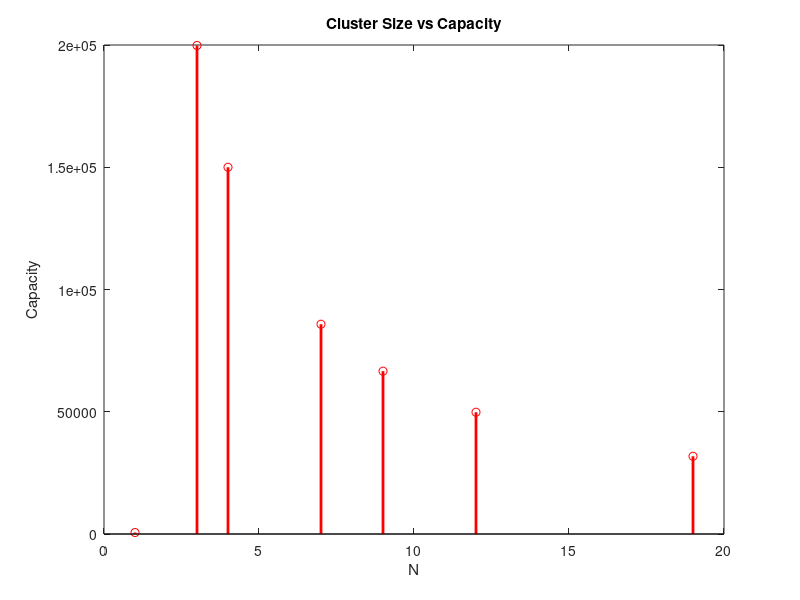

Here is the MATLAB script that generated this plot:
clc
clear all
close all

B=30e6;b=50e3; %B - total BW and b - channel BW
N = [1 3 4 7 9 12 19];
% N = [1 3 4 7 9 12 13 16 19 21];


area = 2000; cellArea = 2;

nChannels=B/b; % Number of channels
disp('Number of Channels');
disp(nChannels);

aCap = zeros(1, length(N));
    
for i = 1:length(N)
    
    clusterSize = N(i);
    clusterArea = cellArea * clusterSize;
   
    
    if N(i) == 1
        nClusters = 1;
    else
        nClusters = round(area/clusterArea);
    end

    capacity = nClusters*nChannels;
    aCap(i) = capacity;
    
    disp('Cluster size');
    disp(N(i)); 
    disp('Capacity');
    disp(capacity);
    disp('-----------------------------------------------');
end

stem (N, aCap, 'r', 'LineWidth', 2);
xlabel ('N'); ylabel ('Capacity'); title ('Cluster Size vs Capacity');
